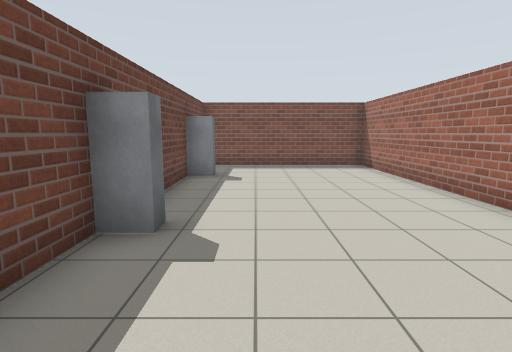
[1] (above)

16 first-person views from a walk through a robot-simulator world made for Gazebo. The camera is 1.3 m above the floor, tilts 8° down and sees 80° across. The floor is counted in squares, 1 m on a side. Each view is taken from the middle of a square. On the plan, view 1 faces up. The plan holds only what a view shows up to about 14 squares ahead; the rest is blank. Simple patterns stand in for the simulator's built-in surfaces. Some stock models are drawn as simple stand-ins. Some surface patterns are stand-ins.

[2]
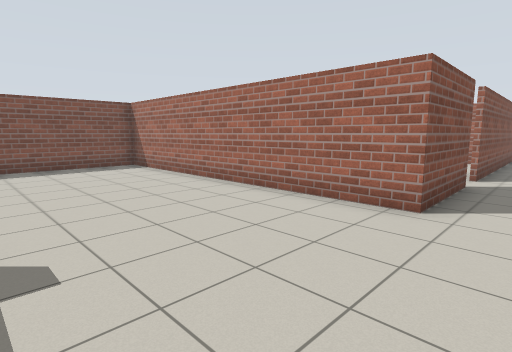

[3]
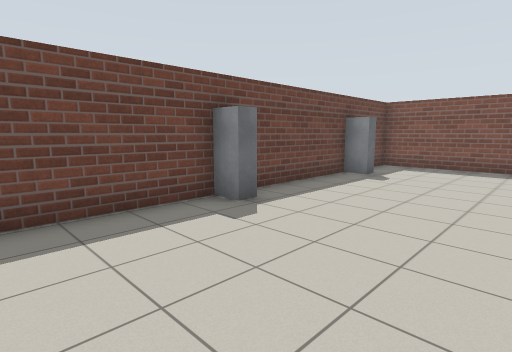

[4]
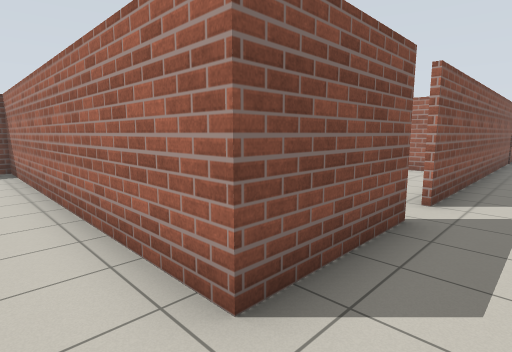

[5]
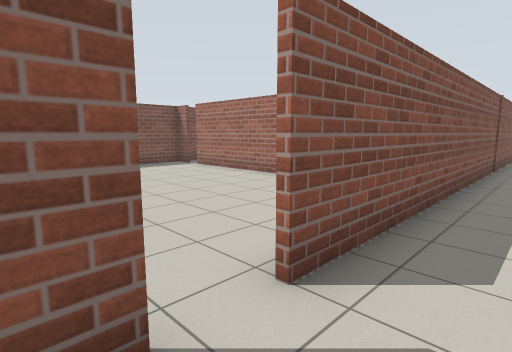

[6]
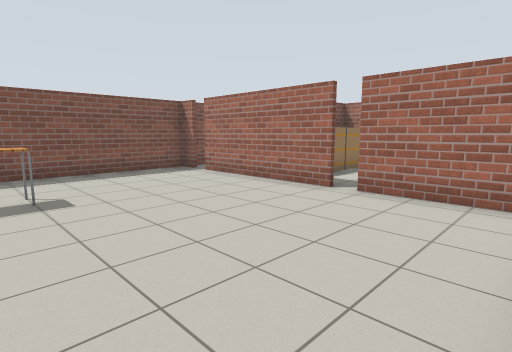

[7]
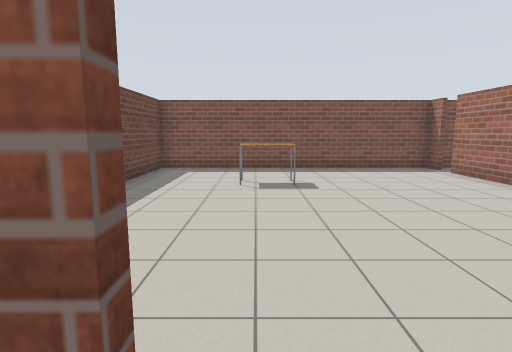

[8]
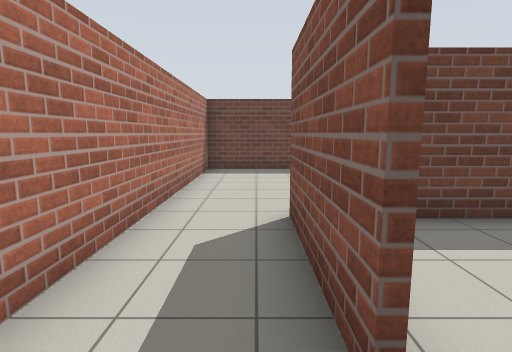

[9]
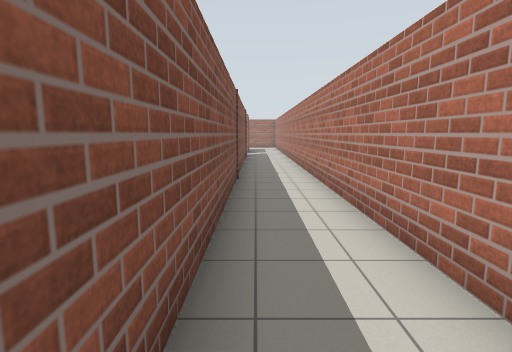

[10]
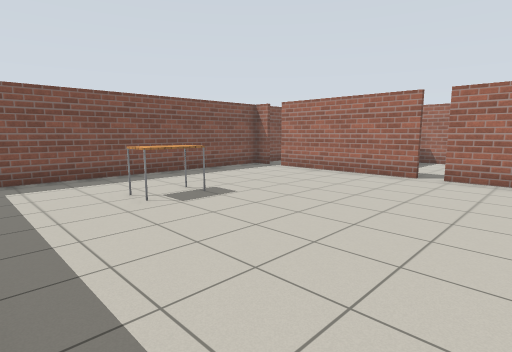

[11]
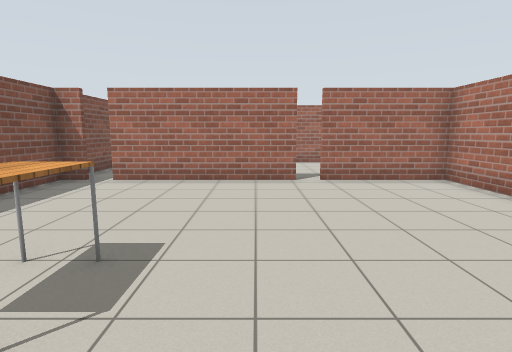

[12]
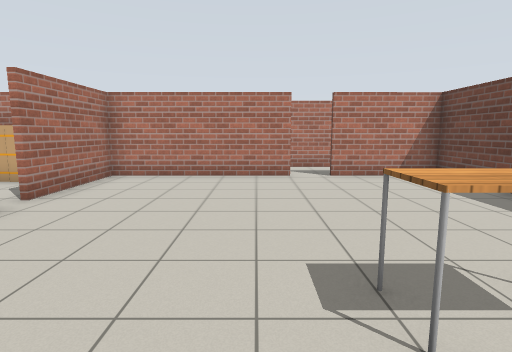

[13]
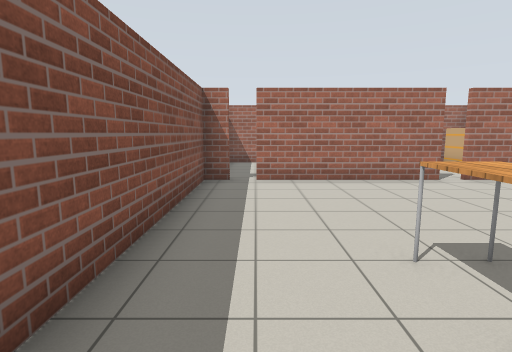

[14]
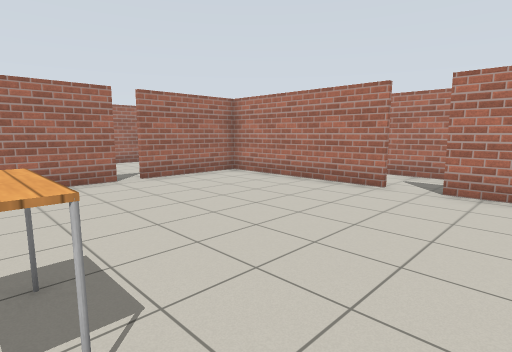

[15]
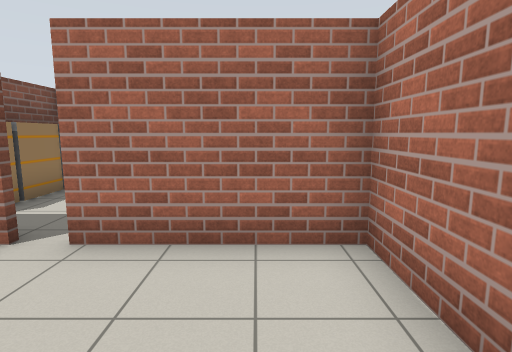

[16]
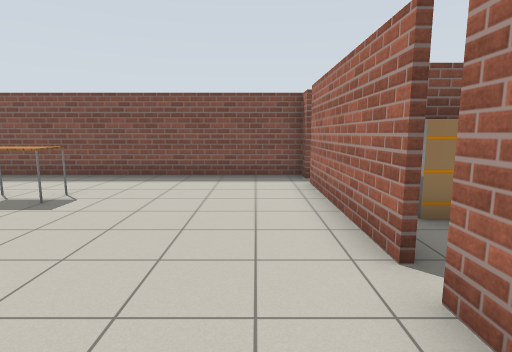

### Floor plan
Points are (right, up) in squares from view 1. A wall is a line through its corners. A room is listed if a view was taken in it or the views show most of it. See-through windows are left out.
Room 1 (views 1, 2)
walls: (-2.1, 3.5) (-2.1, -0.8) (2.4, -0.8); (-2.1, 9.4) (-2.1, 5.1); (4.3, 1.5) (4.3, 12.5); (3.9, 12.4) (-2.1, 12.4) (-2.1, 11.5)
ways out: opening at (3.5, 0.5) to room 2
Room 2 (views 3, 4, 5, 6, 7, 8, 9)
walls: (15.5, 1.6) (8.9, 1.6); (12.9, -0.8) (20.5, -0.8); (19.6, 1.8) (19.6, 8.5) (16, 8.5); (7.7, 1.6) (4.3, 1.5); (20.5, 1.6) (19.4, 1.6); (2.4, -0.8) (9.9, -0.8)
ways out: opening at (3.5, 0.5) to room 1; opening at (8, 2) to room 3; gap at (15, 5.5) to room 3; opening at (20, 0.5)
objects: other object (16, 2) to (17, 3); other object (16, 8) to (17, 8); other object (17, 2) to (18, 3); other object (17, 7) to (18, 8); other object (18, 7) to (19, 8); other object (19, 2) to (19, 3)
Room 3 (views 10, 11, 12, 13, 14, 15, 16)
walls: (4.5, 5) (4.5, 1.7) (7.8, 1.7); (14.4, 5.9) (14.4, 11); (8.9, 1.7) (14.4, 1.7) (14.4, 5.2); (4.5, 12.5) (4.5, 9.1); (14.4, 11.6) (14.4, 12.4) (3.9, 12.4)
ways out: opening at (8, 2) to room 2; gap at (15, 5.5) to room 2; gap at (15, 11)
objects: table (8, 9) to (9, 9)

Where each view was taken, in squares from view 1:
view 1: 0 up, 0 right, facing up
view 2: 0 up, 1 left, facing up-right
view 3: 0 up, 3 right, facing up-left
view 4: 0 up, 3 right, facing up-right
view 5: 0 up, 7 right, facing up-right
view 6: 2 up, 8 right, facing up-right
view 7: 1 up, 8 right, facing up
view 8: 1 up, 9 right, facing left
view 9: 1 up, 11 right, facing right
view 10: 3 up, 5 right, facing up-right
view 11: 7 up, 6 right, facing right
view 12: 11 up, 10 right, facing down
view 13: 11 up, 6 right, facing right
view 14: 9 up, 6 right, facing down-right
view 15: 3 up, 11 right, facing right
view 16: 3 up, 13 right, facing up
